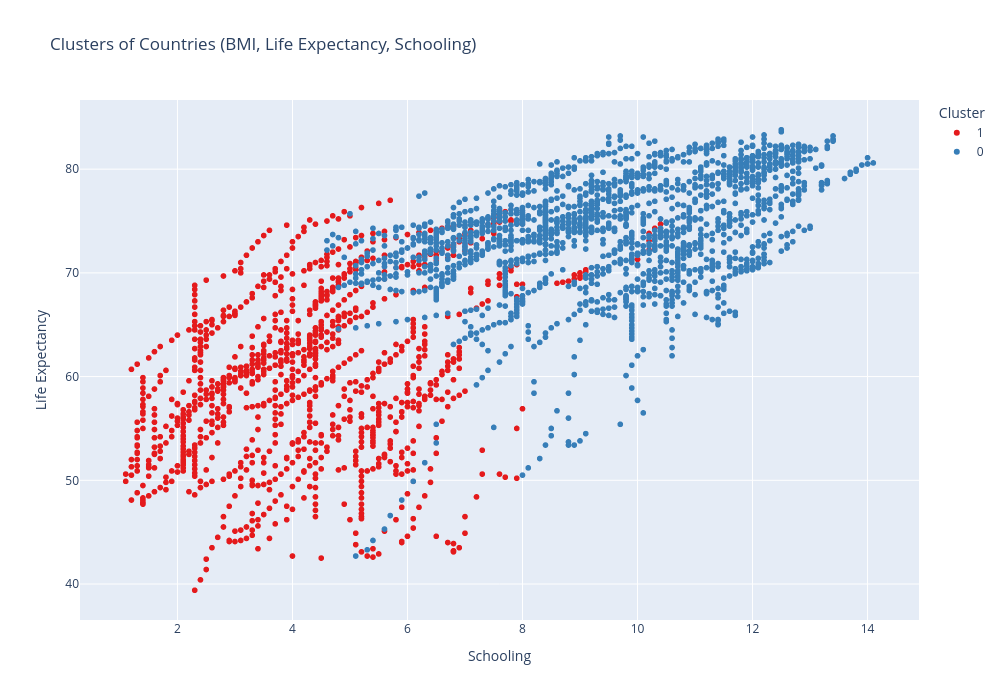

The notebook cell this image was saved under:
### Code cell
df_grouped = df_life_expectancy_New.groupby(['Country', 'Year'], as_index=False).agg({
    'BMI': 'mean',
    'Life_expectancy': 'mean',
    'Schooling': 'mean'
})
df_grouped = df_grouped.merge(
    df_life_expectancy_New[['Country', 'Year', 'Economy_Status']],
    on=['Country', 'Year'],
    how='left'
)
df_grouped['BMI_Cat'] = pd.cut(
    df_grouped['BMI'],
    bins=[0, 18.5, 25, 29.9, float('inf')],
    labels=['Underweight', 'Normal', 'Overweight', 'Obese']
)
print(f"Number of country-year observations: {len(df_grouped)}")
X = df_grouped[['BMI','Schooling']]
scaler = StandardScaler()
X_scaled = scaler.fit_transform(X)
kmeans = KMeans(n_clusters=2, random_state=42,n_init=10)
df_grouped['Cluster'] = kmeans.fit_predict(X_scaled).astype(str)

fig = px.scatter(
    df_grouped,
    x='Schooling',
    y='Life_expectancy',
    color='Cluster',
    hover_name='Country',      
    hover_data={'BMI': True, 'Life_expectancy': True,"Schooling":True,"BMI_Cat":True,"Economy_Status":True,"Cluster": True},
    labels={'BMI':'BMI', 'Life_expectancy':'Life Expectancy', 'Schooling':'Schooling'},
    title='Clusters of Countries (BMI, Life Expectancy, Schooling)',
    color_discrete_sequence=px.colors.qualitative.Set1
)
fig.update_layout(
    legend_title_text='Cluster',
    width=1000,
    height=700,
    xaxis=dict(title='Schooling'),
    yaxis=dict(title='Life Expectancy'),
)

fig.show() #Create a scatter plot using Plotly Express to visualize the clusters of countries based on their 'Schooling' and 'Life_expectancy' values. The points in the scatter plot are colored according to their assigned cluster, and hovering over each point will display additional information about the country, including its 'BMI', 'Life_expectancy', 'Schooling', 'BMI_Cat', 'Economy_Status', and 'Cluster'. The plot is customized with appropriate labels, title, and color scheme for better visualization. Finally, the plot is displayed using fig.show().

### Figure 1 — Plotly figure (JSON) as saved in the notebook; plotly's stock layout.template omitted (floating-point values rounded to 4 significant figures; data arrays with more than 128 entries replaced by an {"elided": "..."} marker saying what was removed)
{"data": [{"customdata": {"elided": "1037x4 mixed values"}, "hovertemplate": "<b>%{hovertext}</b><br><br>Cluster=%{customdata[3]}<br>Schooling=%{x}<br>Life Expectancy=%{y}<br>BMI=%{customdata[0]}<br>BMI_Cat=%{customdata[1]}<br>Economy_Status=%{customdata[2]}<extra></extra>", "hovertext": {"elided": "1037 str values"}, "legendgroup": "1", "marker": {"color": "rgb(228,26,28)", "symbol": "circle"}, "mode": "markers", "name": "1", "showlegend": true, "type": "scattergl", "x": {"elided": "1037 float values"}, "xaxis": "x", "y": {"elided": "1037 float values"}, "yaxis": "y"}, {"customdata": {"elided": "1827x4 mixed values"}, "hovertemplate": "<b>%{hovertext}</b><br><br>Cluster=%{customdata[3]}<br>Schooling=%{x}<br>Life Expectancy=%{y}<br>BMI=%{customdata[0]}<br>BMI_Cat=%{customdata[1]}<br>Economy_Status=%{customdata[2]}<extra></extra>", "hovertext": {"elided": "1827 str values"}, "legendgroup": "0", "marker": {"color": "rgb(55,126,184)", "symbol": "circle"}, "mode": "markers", "name": "0", "showlegend": true, "type": "scattergl", "x": {"elided": "1827 float values"}, "xaxis": "x", "y": {"elided": "1827 float values"}, "yaxis": "y"}], "layout": {"height": 700, "legend": {"title": {"text": "Cluster"}, "tracegroupgap": 0}, "title": {"text": "Clusters of Countries (BMI, Life Expectancy, Schooling)"}, "width": 1000, "xaxis": {"anchor": "y", "domain": [0, 1], "title": {"text": "Schooling"}}, "yaxis": {"anchor": "x", "domain": [0, 1], "title": {"text": "Life Expectancy"}}}}
